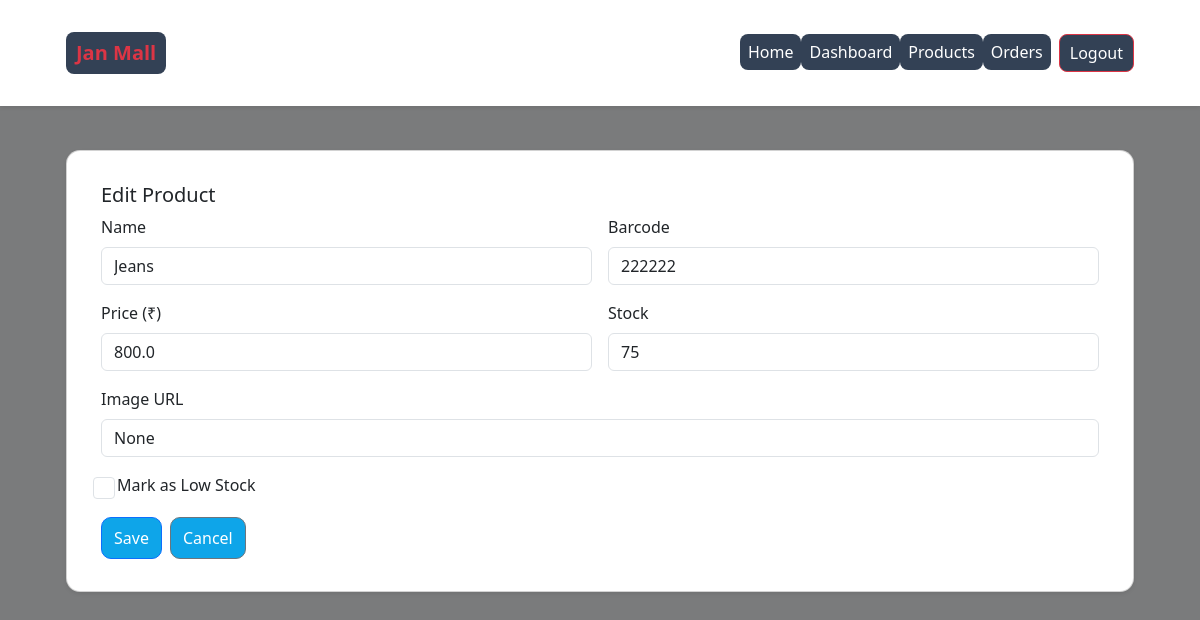
/admin/products/2/edit (signed in), run on the app's committed database.
### app.py (models this page shows)
class Product(db.Model):
    id = db.Column(db.Integer, primary_key=True)
    name = db.Column(db.String(120), nullable=False)
    barcode = db.Column(db.String(64), unique=True, nullable=False)
    price = db.Column(db.Float, nullable=False)
    stock = db.Column(db.Integer, default=0, nullable=False)
    low_stock = db.Column(db.Boolean, nullable=False, default=False)
    image_url = db.Column(db.String(255), nullable=True)

### app.py (the view, shortened to what this page needs)
@app.route("/admin/products/<int:pid>/edit", methods=["GET", "POST"])
@login_required
@role_required("admin")
def product_edit(pid):
    product = Product.query.get_or_404(pid)
    return render_template("product_form.html", product=product)

### app.py (called while the page is built)
@login_manager.user_loader
def load_user(user_id):
    return User.query.get(int(user_id))

def role_required(*roles):
    def decorator(fn):
        @wraps(fn)
        def wrapper(*args, **kwargs):
            if not current_user.is_authenticated:
                return login_manager.unauthorized()
            if current_user.role not in roles:
                abort(403)
            return fn(*args, **kwargs)
        return wrapper
    return decorator

### templates/product_form.html
{% extends "base.html" %}
{% block content %}
<div class="card shadow-sm">
  <div class="card-body">
    <h5 class="card-title">{{ 'Edit' if product else 'New' }} Product</h5>
    <form method="post" class="row g-3">
      <div class="col-md-6">
        <label class="form-label">Name</label>
        <input class="form-control" name="name" value="{{ product.name if product else '' }}" required>
      </div>
      <div class="col-md-6">
        <label class="form-label">Barcode</label>
        <input class="form-control" name="barcode" value="{{ product.barcode if product else '' }}" required>
      </div>
      <div class="col-md-6">
        <label class="form-label">Price (₹)</label>
        <input class="form-control" name="price" type="number" step="0.01" value="{{ product.price if product else '0.00' }}" required>
      </div>
      <div class="col-md-6">
        <label class="form-label">Stock</label>
        <input class="form-control" name="stock" type="number" value="{{ product.stock if product else 0 }}" required>
      </div>
      <div class="col-12">
        <label class="form-label">Image URL</label>
        <input class="form-control" name="image_url" value="{{ product.image_url if product else '' }}" placeholder="https://example.com/image.jpg">
      </div>
      {% if product %}
      <div class="col-12 form-check">
        <input class="form-check-input" type="checkbox" name="low_stock" id="low_stock" {% if product.low_stock %}checked{% endif %}>
        <label class="form-check-label" for="low_stock">Mark as Low Stock</label>
      </div>
      {% endif %}
      <div class="col-12 d-flex gap-2">
        <button class="btn btn-primary" type="submit">Save</button>
        <a class="btn btn-outline-secondary" href="{{ url_for('products_list') }}">Cancel</a>
      </div>
    </form>
  </div>
</div>
{% endblock %}

### static/style.css (style rules this page uses)
* { box-sizing:border-box }
body { font-family:system-ui,-apple-system,Segoe UI,Roboto,Helvetica,Arial,sans-serif; margin:0; background:#f6f7fb; color:#222; }
.card { background:#fff; padding:16px 18px; border-radius:14px; box-shadow:0 4px 16px rgba(0,0,0,.06); margin-bottom:16px }
input,button,select { padding:10px; border:1px solid #cbd5e1; border-radius:10px }
button { background:#0ea5e9; color:#fff; border:none; cursor:pointer }
.btn { display:inline-block; padding:8px 12px; background:#0ea5e9; color:#fff; border-radius:10px; text-decoration:none }
body { background: linear-gradient(rgba(0,0,0,0.5), rgba(0,0,0,0.5)), url("https://media.istockphoto.com/id/486699578/vector/people-shopping-in-a-mall.jpg?s=612x612&w=0&k=20&c=DrPda7Bn5fgKFFAD6-f1dXG54OsqTBi05Ga1gcmrh08=") no-repeat center center fixed; background-size: cover; }

### templates/base.html (style rules this page uses)
body { background-color: #f5f6f8; }

### data on the page
Product: name "Jeans", barcode "222222", price "800.0", stock "75", image_url "None"

### other printed values
{{ 'Edit' if product else 'New' }} "Edit"
